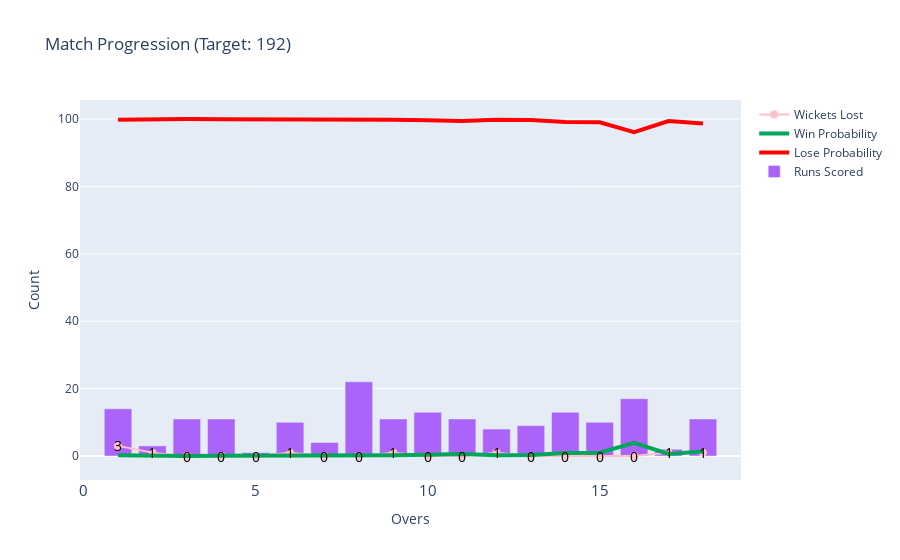

The notebook cell saved with this chart:
### Code cell
import plotly.graph_objects as go

# Create traces for lines with markers
trace_wickets = go.Scatter(
    x=temp_df['end_of_over'],
    y=temp_df['wickets_in_over'],
    mode='markers+lines',
    marker=dict(color='pink', size=8, symbol='circle'),
    name='Wickets Lost'
)

trace_win = go.Scatter(
    x=temp_df['end_of_over'],
    y=temp_df['win'],
    mode='lines',
    line=dict(color='#00a65a', width=4),
    name='Win Probability'
)

trace_lose = go.Scatter(
    x=temp_df['end_of_over'],
    y=temp_df['lose'],
    mode='lines',
    line=dict(color='red', width=4),
    name='Lose Probability'
)

# Create trace for bar chart
trace_runs = go.Bar(
    x=temp_df['end_of_over'],
    y=temp_df['runs_after_over'],
    name='Runs Scored'
)

# Create annotations for wickets lost
annotations = [dict(
    x=row['end_of_over'],
    y=row['wickets_in_over'],
    text=str(int(row['wickets_in_over'])),
    showarrow=False,
    font=dict(color='black', size=14)
) for index, row in temp_df.iterrows()]

# Create layout
layout = go.Layout(
    title='Match Progression (Target: ' + str(target) + ')',
    xaxis=dict(title='Overs', tickfont=dict(size=15)),
    yaxis=dict(title='Count'),
    hovermode='closest'
)

# Create figure
fig = go.Figure(data=[trace_wickets, trace_win, trace_lose, trace_runs], layout=layout)

# Add annotations
fig.update_layout(annotations=annotations)

# Show plot
fig.show()

### Figure 1 — Plotly figure (JSON) as saved in the notebook; plotly's stock layout.template omitted (floating-point values rounded to 4 significant figures)
{"data": [{"marker": {"color": "pink", "size": 8, "symbol": "circle"}, "mode": "markers+lines", "name": "Wickets Lost", "type": "scatter", "x": [1, 2, 3, 4, 5, 6, 7, 8, 9, 10, 11, 12, 13, 14, 15, 16, 17, 18], "y": [3, 1, 0, 0, 0, 1, 0, 0, 1, 0, 0, 1, 0, 0, 0, 0, 1, 1]}, {"line": {"color": "#00a65a", "width": 4}, "mode": "lines", "name": "Win Probability", "type": "scatter", "x": [1, 2, 3, 4, 5, 6, 7, 8, 9, 10, 11, 12, 13, 14, 15, 16, 17, 18], "y": [0.2, 0.0, 0.0, 0.1, 0.1, 0.1, 0.1, 0.1, 0.2, 0.4, 0.6, 0.2, 0.3, 0.9, 1.0, 3.9, 0.6, 1.3]}, {"line": {"color": "red", "width": 4}, "mode": "lines", "name": "Lose Probability", "type": "scatter", "x": [1, 2, 3, 4, 5, 6, 7, 8, 9, 10, 11, 12, 13, 14, 15, 16, 17, 18], "y": [99.8, 100.0, 100.0, 99.9, 99.9, 99.9, 99.9, 99.9, 99.8, 99.6, 99.4, 99.8, 99.7, 99.1, 99.0, 96.1, 99.4, 98.7]}, {"name": "Runs Scored", "type": "bar", "x": [1, 2, 3, 4, 5, 6, 7, 8, 9, 10, 11, 12, 13, 14, 15, 16, 17, 18], "y": [14, 3, 11, 11, 1, 10, 4, 22, 11, 13, 11, 8, 9, 13, 10, 17, 2, 11]}], "layout": {"annotations": [{"font": {"color": "black", "size": 14}, "showarrow": false, "text": "3", "x": 1, "y": 3}, {"font": {"color": "black", "size": 14}, "showarrow": false, "text": "1", "x": 2, "y": 1}, {"font": {"color": "black", "size": 14}, "showarrow": false, "text": "0", "x": 3, "y": 0}, {"font": {"color": "black", "size": 14}, "showarrow": false, "text": "0", "x": 4, "y": 0}, {"font": {"color": "black", "size": 14}, "showarrow": false, "text": "0", "x": 5, "y": 0}, {"font": {"color": "black", "size": 14}, "showarrow": false, "text": "1", "x": 6, "y": 1}, {"font": {"color": "black", "size": 14}, "showarrow": false, "text": "0", "x": 7, "y": 0}, {"font": {"color": "black", "size": 14}, "showarrow": false, "text": "0", "x": 8, "y": 0}, {"font": {"color": "black", "size": 14}, "showarrow": false, "text": "1", "x": 9, "y": 1}, {"font": {"color": "black", "size": 14}, "showarrow": false, "text": "0", "x": 10, "y": 0}, {"font": {"color": "black", "size": 14}, "showarrow": false, "text": "0", "x": 11, "y": 0}, {"font": {"color": "black", "size": 14}, "showarrow": false, "text": "1", "x": 12, "y": 1}, {"font": {"color": "black", "size": 14}, "showarrow": false, "text": "0", "x": 13, "y": 0}, {"font": {"color": "black", "size": 14}, "showarrow": false, "text": "0", "x": 14, "y": 0}, {"font": {"color": "black", "size": 14}, "showarrow": false, "text": "0", "x": 15, "y": 0}, {"font": {"color": "black", "size": 14}, "showarrow": false, "text": "0", "x": 16, "y": 0}, {"font": {"color": "black", "size": 14}, "showarrow": false, "text": "1", "x": 17, "y": 1}, {"font": {"color": "black", "size": 14}, "showarrow": false, "text": "1", "x": 18, "y": 1}], "hovermode": "closest", "title": {"text": "Match Progression (Target: 192)"}, "xaxis": {"tickfont": {"size": 15}, "title": {"text": "Overs"}}, "yaxis": {"title": {"text": "Count"}}}}
